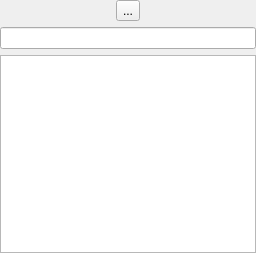
<?xml version="1.0" encoding="UTF-8"?>
<ui version="4.0">
 <class>PanelView</class>
 <widget class="QWidget" name="PanelView">
  <property name="geometry">
   <rect>
    <x>0</x>
    <y>0</y>
    <width>256</width>
    <height>253</height>
   </rect>
  </property>
  <property name="focusPolicy">
   <enum>Qt::NoFocus</enum>
  </property>
  <layout class="QVBoxLayout" name="verticalLayout">
   <property name="leftMargin">
    <number>0</number>
   </property>
   <property name="topMargin">
    <number>0</number>
   </property>
   <property name="rightMargin">
    <number>0</number>
   </property>
   <property name="bottomMargin">
    <number>0</number>
   </property>
   <item>
    <layout class="QHBoxLayout" name="horizontalLayout">
     <item>
      <widget class="QToolButton" name="homeButton">
       <property name="focusPolicy">
        <enum>Qt::NoFocus</enum>
       </property>
       <property name="text">
        <string>...</string>
       </property>
       <property name="icon">
        <iconset resource="icons.qrc">
         <normaloff>:/icons/home.ico</normaloff>:/icons/home.ico</iconset>
       </property>
      </widget>
     </item>
    </layout>
   </item>
   <item>
    <widget class="QLineEdit" name="currentPath">
     <property name="focusPolicy">
      <enum>Qt::NoFocus</enum>
     </property>
    </widget>
   </item>
   <item>
    <widget class="QTableView" name="tableView">
     <property name="focusPolicy">
      <enum>Qt::NoFocus</enum>
     </property>
     <property name="tabKeyNavigation">
      <bool>false</bool>
     </property>
     <property name="sortingEnabled">
      <bool>false</bool>
     </property>
    </widget>
   </item>
  </layout>
 </widget>
 <resources>
  <include location="icons.qrc"/>
 </resources>
 <connections/>
</ui>
